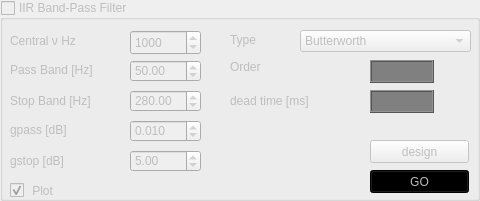
           <widget class="QGroupBox" name="BandPassBox">
            <property name="enabled">
             <bool>false</bool>
            </property>
            <property name="geometry">
             <rect>
              <x>470</x>
              <y>420</y>
              <width>480</width>
              <height>201</height>
             </rect>
            </property>
            <property name="sizePolicy">
             <sizepolicy hsizetype="Fixed" vsizetype="Fixed">
              <horstretch>0</horstretch>
              <verstretch>0</verstretch>
             </sizepolicy>
            </property>
            <property name="minimumSize">
             <size>
              <width>480</width>
              <height>180</height>
             </size>
            </property>
            <property name="title">
             <string>IIR Band-Pass Filter</string>
            </property>
            <property name="checkable">
             <bool>true</bool>
            </property>
            <property name="checked">
             <bool>false</bool>
            </property>
            <widget class="QComboBox" name="fTypeComboBox">
             <property name="geometry">
              <rect>
               <x>300</x>
               <y>30</y>
               <width>171</width>
               <height>22</height>
              </rect>
             </property>
             <property name="mouseTracking">
              <bool>true</bool>
             </property>
             <property name="toolTip">
              <string/>
             </property>
             <property name="statusTip">
              <string extracomment="hello thre"/>
             </property>
             <property name="whatsThis">
              <string extracomment="What type of filter to use"/>
             </property>
             <property name="accessibleDescription">
              <string>Hello</string>
             </property>
             <item>
              <property name="text">
               <string>Butterworth</string>
              </property>
             </item>
             <item>
              <property name="text">
               <string>Chebychev Type II</string>
              </property>
             </item>
             <item>
              <property name="text">
               <string>Elliptic</string>
              </property>
             </item>
            </widget>
            <widget class="QPushButton" name="bandPassGO">
             <property name="geometry">
              <rect>
               <x>370</x>
               <y>170</y>
               <width>99</width>
               <height>23</height>
              </rect>
             </property>
             <property name="styleSheet">
              <string notr="true">#bandPassGO {
    background: green;
}

#bandPassGO:disabled{
    background: black;
}</string>
             </property>
             <property name="text">
              <string>GO</string>
             </property>
            </widget>
            <widget class="QDoubleSpinBox" name="passBandSpinBox">
             <property name="geometry">
              <rect>
               <x>130</x>
               <y>60</y>
               <width>71</width>
               <height>22</height>
              </rect>
             </property>
             <property name="minimum">
              <double>25.000000000000000</double>
             </property>
             <property name="maximum">
              <double>500.000000000000000</double>
             </property>
             <property name="singleStep">
              <double>5.000000000000000</double>
             </property>
             <property name="value">
              <double>50.000000000000000</double>
             </property>
            </widget>
            <widget class="QDoubleSpinBox" name="stopBandSpinBox">
             <property name="geometry">
              <rect>
               <x>130</x>
               <y>90</y>
               <width>71</width>
               <height>22</height>
              </rect>
             </property>
             <property name="minimum">
              <double>100.000000000000000</double>
             </property>
             <property name="maximum">
              <double>1000.000000000000000</double>
             </property>
             <property name="value">
              <double>280.000000000000000</double>
             </property>
            </widget>
            <widget class="QLabel" name="label_19">
             <property name="geometry">
              <rect>
               <x>10</x>
               <y>62</y>
               <width>111</width>
               <height>16</height>
              </rect>
             </property>
             <property name="text">
              <string>Pass Band [Hz]</string>
             </property>
            </widget>
            <widget class="QLabel" name="label_20">
             <property name="geometry">
              <rect>
               <x>10</x>
               <y>93</y>
               <width>111</width>
               <height>16</height>
              </rect>
             </property>
             <property name="text">
              <string>Stop Band [Hz]</string>
             </property>
            </widget>
            <widget class="QPushButton" name="filterDesignPushButton">
             <property name="geometry">
              <rect>
               <x>370</x>
               <y>140</y>
               <width>99</width>
               <height>23</height>
              </rect>
             </property>
             <property name="styleSheet">
              <string notr="true"/>
             </property>
             <property name="text">
              <string>design</string>
             </property>
            </widget>
            <widget class="QLCDNumber" name="lcdNumberFilterOrder">
             <property name="geometry">
              <rect>
               <x>370</x>
               <y>60</y>
               <width>64</width>
               <height>23</height>
              </rect>
             </property>
             <property name="styleSheet">
              <string notr="true">#lcdNumberFilterOrder {
color: green;
background: black;
}

#lcdNumberFilterOrder:disabled {
color: grey;
background: dark grey;
}</string>
             </property>
             <property name="segmentStyle">
              <enum>QLCDNumber::Flat</enum>
             </property>
            </widget>
            <widget class="QLCDNumber" name="lcdNumberFTauDead">
             <property name="geometry">
              <rect>
               <x>370</x>
               <y>90</y>
               <width>64</width>
               <height>23</height>
              </rect>
             </property>
             <property name="styleSheet">
              <string notr="true">#lcdNumberFTauDead {
color: green;
background: black;
}

#lcdNumberFTauDead:disabled {
color: grey;
background: dark grey;
}</string>
             </property>
             <property name="segmentStyle">
              <enum>QLCDNumber::Flat</enum>
             </property>
            </widget>
            <widget class="QLabel" name="label_18">
             <property name="geometry">
              <rect>
               <x>230</x>
               <y>60</y>
               <width>57</width>
               <height>14</height>
              </rect>
             </property>
             <property name="text">
              <string>Order</string>
             </property>
            </widget>
            <widget class="QLabel" name="label_21">
             <property name="geometry">
              <rect>
               <x>230</x>
               <y>91</y>
               <width>121</width>
               <height>20</height>
              </rect>
             </property>
             <property name="text">
              <string>dead time [ms]</string>
             </property>
            </widget>
            <widget class="QLabel" name="label_22">
             <property name="geometry">
              <rect>
               <x>10</x>
               <y>122</y>
               <width>81</width>
               <height>16</height>
              </rect>
             </property>
             <property name="text">
              <string>gpass [dB]</string>
             </property>
            </widget>
            <widget class="QLabel" name="label_32">
             <property name="geometry">
              <rect>
               <x>10</x>
               <y>153</y>
               <width>91</width>
               <height>16</height>
              </rect>
             </property>
             <property name="text">
              <string>gstop [dB]</string>
             </property>
            </widget>
            <widget class="QDoubleSpinBox" name="gpassSpinBox">
             <property name="geometry">
              <rect>
               <x>130</x>
               <y>120</y>
               <width>71</width>
               <height>22</height>
              </rect>
             </property>
             <property name="suffix">
              <string/>
             </property>
             <property name="decimals">
              <number>3</number>
             </property>
             <property name="maximum">
              <double>1.000000000000000</double>
             </property>
             <property name="singleStep">
              <double>0.010000000000000</double>
             </property>
             <property name="value">
              <double>0.010000000000000</double>
             </property>
            </widget>
            <widget class="QDoubleSpinBox" name="gstopSpinBox">
             <property name="geometry">
              <rect>
               <x>130</x>
               <y>150</y>
               <width>71</width>
               <height>22</height>
              </rect>
             </property>
             <property name="value">
              <double>5.000000000000000</double>
             </property>
            </widget>
            <widget class="QDoubleSpinBox" name="CentralVSpinBox">
             <property name="geometry">
              <rect>
               <x>130</x>
               <y>30</y>
               <width>71</width>
               <height>25</height>
              </rect>
             </property>
             <property name="toolTip">
              <string>&lt;html&gt;&lt;head/&gt;&lt;body&gt;&lt;p&gt;In case of off-resonant transmitter pulse, you can set the central frequency that will be used for all processing. This has the biggest impact on the band-pass filter, and the frequencies used in inversion. &lt;/p&gt;&lt;/body&gt;&lt;/html&gt;</string>
             </property>
             <property name="decimals">
              <number>0</number>
             </property>
             <property name="minimum">
              <double>100.000000000000000</double>
             </property>
             <property name="maximum">
              <double>5001.000000000000000</double>
             </property>
             <property name="singleStep">
              <double>1.000000000000000</double>
             </property>
             <property name="value">
              <double>1000.000000000000000</double>
             </property>
            </widget>
            <widget class="QLabel" name="label_30">
             <property name="geometry">
              <rect>
               <x>10</x>
               <y>33</y>
               <width>91</width>
               <height>16</height>
              </rect>
             </property>
             <property name="text">
              <string>Central ν Hz</string>
             </property>
            </widget>
            <widget class="QLabel" name="label_10">
             <property name="geometry">
              <rect>
               <x>230</x>
               <y>32</y>
               <width>41</width>
               <height>16</height>
              </rect>
             </property>
             <property name="text">
              <string>Type</string>
             </property>
            </widget>
            <widget class="QPushButton" name="pushButton_4">
             <property name="geometry">
              <rect>
               <x>370</x>
               <y>250</y>
               <width>99</width>
               <height>23</height>
              </rect>
             </property>
             <property name="text">
              <string>save</string>
             </property>
            </widget>
            <widget class="QCheckBox" name="plotBP">
             <property name="enabled">
              <bool>false</bool>
             </property>
             <property name="geometry">
              <rect>
               <x>10</x>
               <y>180</y>
               <width>111</width>
               <height>21</height>
              </rect>
             </property>
             <property name="text">
              <string> Plot </string>
             </property>
             <property name="checkable">
              <bool>true</bool>
             </property>
             <property name="checked">
              <bool>true</bool>
             </property>
            </widget>
           </widget>
